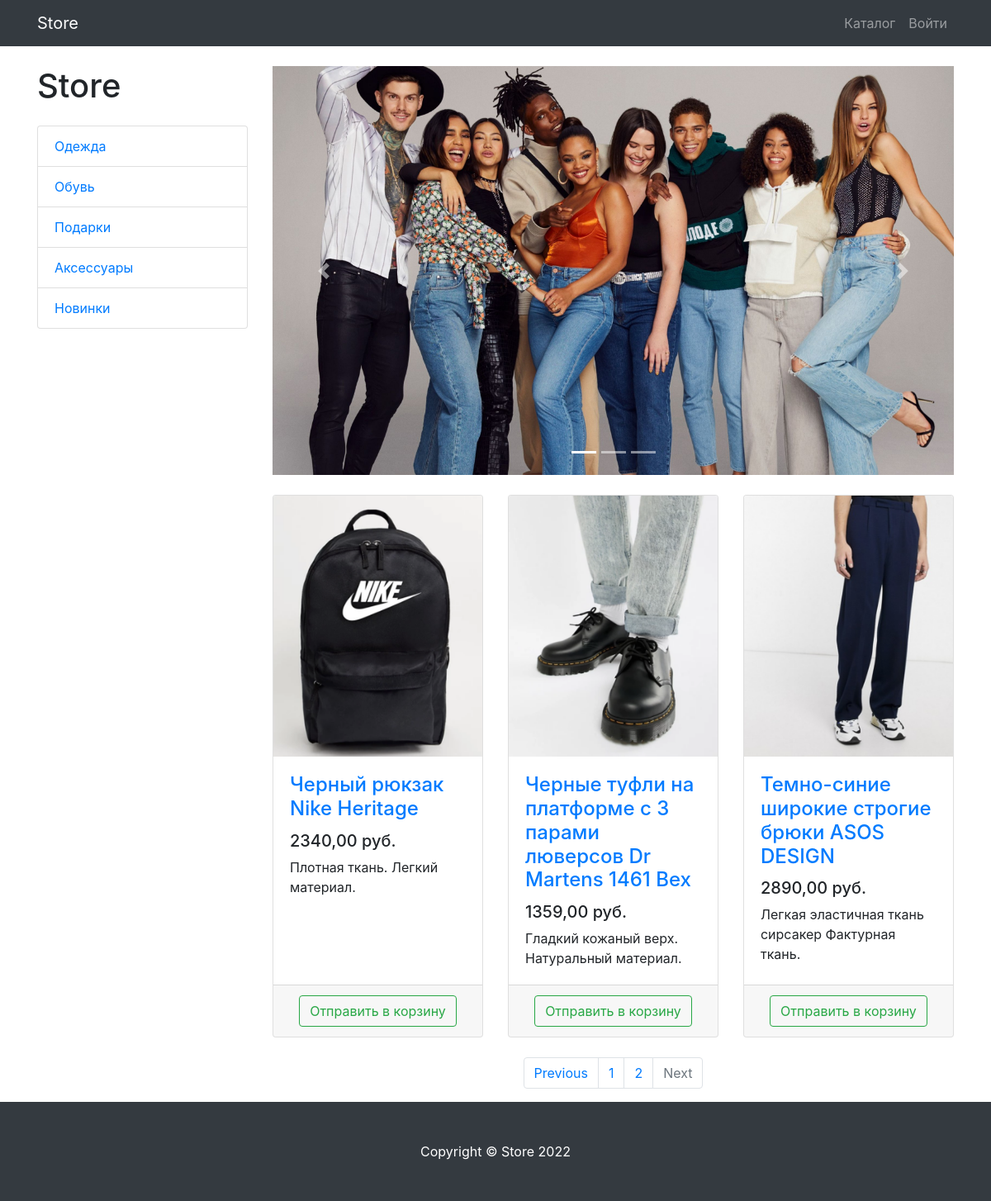
The app's page /products/page/2/ with its own data.
### Products/models.py (models this page shows, shortened)
class ProductCategory(models.Model):
    name = models.CharField(max_length=128, primary_key=False, unique=True)
    description = models.TextField(null=True, blank=True)
    def __str__(self):
        return self.name
    class Meta:
        verbose_name = 'категории'
        verbose_name_plural = 'категории'

class Product(models.Model):
    name = models.CharField(max_length=256, unique=True)
    description = models.TextField()
    price = models.DecimalField(max_digits=6, decimal_places=2)
    quantity = models.PositiveIntegerField(default=0)
    image = models.ImageField(upload_to='products_images')
    category = models.ForeignKey(ProductCategory, on_delete=models.CASCADE)
    class Meta:
        verbose_name = 'продукт'
        verbose_name_plural = 'продукты'

### Products/views.py (the view)
# urls.py: path('', products, name='index'),
def products(request, category_id = None, page_number = 1):
    if category_id:
        products = Product.objects.filter(category_id=category_id)
    else:
        products = Product.objects.all()
    per_page = 3
    paginator = Paginator(products, per_page)
    products_paginator = paginator.page(page_number)
    context = {
        'title': 'Store Каталог',
        'products': products_paginator,
        'categories': ProductCategory.objects.all(),
    }
    return render(request, 'Products/products.html', context=context)

### Products/templates/Products/products.html (shortened to what this page needs)
{% extends 'products/base.html' %}
{% load static %}
{% block css %}
<link href="{% static 'vendor/css/products.css' %} " rel="stylesheet">
{% endblock css %}
{% block content %}
<div class="container">
    <div class="row">
        <div class="col-lg-3">
            <h1 class="my-4">Store</h1>
            <div class="list-group">
                {% for item in categories %}
                <a href="{% url 'Products:index_category' item.id %}" class="list-group-item">{{ item }}</a>
                {% endfor %}
            </div>
        </div>
        <div class="col-lg-9">
            <div id="carouselExampleIndicators" class="carousel slide my-4" data-ride="carousel">
                <ol class="carousel-indicators">
                    <li data-target="#carouselExampleIndicators" data-slide-to="0" class="active"></li>
                    <li data-target="#carouselExampleIndicators" data-slide-to="1"></li>
                    <li data-target="#carouselExampleIndicators" data-slide-to="2"></li>
                </ol>
                <div class="carousel-inner" role="listbox">
                    <div class="carousel-item active">
                        <img class="d-block img-fluid" src="{% static 'vendor/img/slides/slide-1.jpg' %} " alt="First slide">
                    </div>
                </div>
                <a class="carousel-control-prev" href="#carouselExampleIndicators" role="button" data-slide="prev">
                    <span class="carousel-control-prev-icon" aria-hidden="true"></span>
                </a>
                <a class="carousel-control-next" href="#carouselExampleIndicators" role="button" data-slide="next">
                    <span class="carousel-control-next-icon" aria-hidden="true"></span>
                </a>
            </div>
            <div class="row">
                {% for product in products %}
                    <div class="col-lg-4 col-md-6 mb-4">
                        <div class="card h-100">
                            <a href="#">
                                <img class="card-img-top"
                                     src='{{ product.image.url }}'
                                     alt="">
                            </a>
                            <div class="card-body">
                                <h4 class="card-title">
                                    <a href="#">{{ product.name }}</a>
                                </h4>
                                <h5>{{ product.price }} руб.</h5>
                                <p class="card-text">{{ product.description }}</p>
                            </div>
                            <div class="card-footer text-center">
                                <a class="btn btn-outline-success" href="{% url 'Products:basket_add' product.id %}">Отправить в корзину</a>
                            </div>
                        </div>
                    </div>
                {% endfor %}
            </div>
            <nav aria-label="Page navigation example">
                <ul class="pagination justify-content-center">
                    <li class="page-item
                    {% if not products.has_previous %} disabled {% endif %}">
                        <a class="page-link" href="{% if products.has_previous %} {% url 'Products:paginator' products.previous_page_number %} {% else %} # {% endif %}"
                           tabindex="-1" aria-disabled="true">Previous</a>
                    </li>
                    {% for page in products.paginator.page_range %}
                    <li class="page-item"><a class="page-link" href="{% url 'Products:paginator' page %}">{{ page }}</a></li>
                    {% endfor %}
                    <li class="page-item
                    {% if not products.has_next %} disabled {% endif %}">
                        <a class="page-link" href="{% if products.has_next %} {% url 'Products:paginator' products.next_page_number %} {% else %} # {% endif %}">
                            Next</a>
                    </li>
                </ul>
            </nav>
        </div>
    </div>
</div>
{% endblock content %}
{% block footer %}
<footer class="py-5 bg-dark">
    <div class="container">
        <p class="m-0 text-center text-white">Copyright &copy; Store 2022</p>
    </div>
</footer>
{% endblock footer%}

### records on screen
ProductCategory: name "Одежда"
ProductCategory: name "Обувь"
ProductCategory: name "Подарки"
ProductCategory: name "Аксессуары"
ProductCategory: name "Новинки"
Product: image (picture), name "Черный рюкзак Nike Heritage", price "2340,00", description "Плотная ткань. Легкий материал."
Product: image (picture), name "Черные туфли на платформе с 3 парами люверсов Dr Martens 1461 Bex", price "1359,00", description "Гладкий кожаный верх. Натуральный материал."
Product: image (picture), name "Темно-синие широкие строгие брюки ASOS DESIGN", price "2890,00", description "Легкая эластичная ткань сирсакер Фактурная ткань."

### other values on screen
{{ page }} "1" "2"
